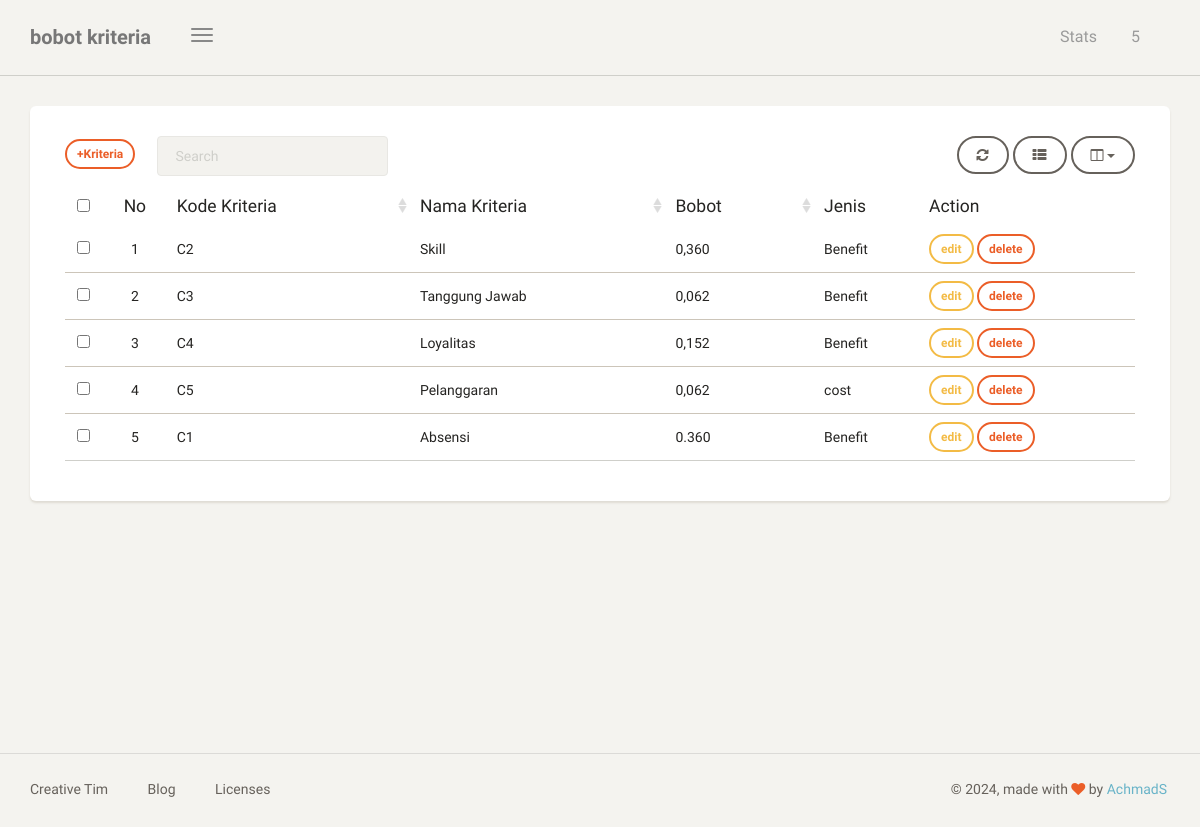
Page /dashboard/kriteria (signed in) on the committed database.
### blog/models.py (models this page shows, shortened)
class Kriteria(models.Model):
    kode_kriteria = models.CharField(max_length=100, blank=True, null=True)
    nama_kriteria = models.CharField(max_length=100)
    bobot= models.CharField(max_length=100)
    jenis = models.CharField(max_length=100)
    class Meta:
        verbose_name_plural = "Kriteria"

### blog/views.py (the view)
# urls.py: path('kriteria',kriteria, name='data_kriteria'),
@login_required
def kriteria(request):
    template_name = "dashboard/data_kriteria.html"
    kriteria = Kriteria.objects.all()
    context ={
        'title':'bobot kriteria',
        'kriteria':kriteria,
    }
    return render(request ,template_name, context)

### templates/dashboard/data_kriteria.html (shortened to what this page needs)
{% extends 'dashboard/base.html' %}
{% block content %}
 <div class="content">
	            <div class="container-fluid">
	                <div class="row">
	                    <div class="col-md-12">
	                        <div class="card">
	                            <div class="card-content">
	                                <div class="toolbar">
										<a class="btn btn-sm btn-danger" href="{% url 'tambah_kriteria' %}">+Kriteria</a> &ensp; &ensp;
	                                </div>
	                                <table id="bootstrap-table" class="table">
	                                    <thead>
	                                        <th data-field="id" class="text-center">No</th>
	                                    	<th data-field="name" data-sortable="true">Kode Kriteria</th>
	                                    	<th data-field="salary" data-sortable="true">Nama Kriteria</th>
	                                    	<th data-field="country" data-sortable="true">Bobot</th>
	                                    	<th data-field="city">Jenis</th>
	                                    	<th>Action</th>
	                                    </thead>
	                                    <tbody>
											{% for k in kriteria %}
											<tr>
												<td>{{forloop.counter}}</td>
												<td>{{k.kode_kriteria}}</td>
												<td>{{k.nama_kriteria}}</td>
												<td>{{k.bobot}}</td>
												<td>{{k.jenis}}</td>
												<td>
													<a class="btn btn-sm btn-warning" href="{% url 'edit_kriteria' k.id %}">edit</a>
													<a onclick="return confirm('delete kriteria?');" class="btn btn-sm btn-danger" href="{% url 'delete_kriteria' k.id %}">delete</a>
												</td>
										</tr>
										{% endfor %}
	                                    </tbody>
	                                </table>
	                            </div>
	                        </div>
	                    </div>
	                </div>
	            </div>
	        </div>
{% endblock content%}

### rows in the picture
Kriteria: kode_kriteria "C2", nama_kriteria "Skill", bobot "0,360", jenis "Benefit"
Kriteria: kode_kriteria "C3", nama_kriteria "Tanggung Jawab", bobot "0,062", jenis "Benefit"
Kriteria: kode_kriteria "C4", nama_kriteria "Loyalitas", bobot "0,152", jenis "Benefit"
Kriteria: kode_kriteria "C5", nama_kriteria "Pelanggaran", bobot "0,062", jenis "cost"
Kriteria: kode_kriteria "C1", nama_kriteria "Absensi", bobot "0.360", jenis "Benefit"

### other values in the picture
{{ title }} "bobot kriteria"
